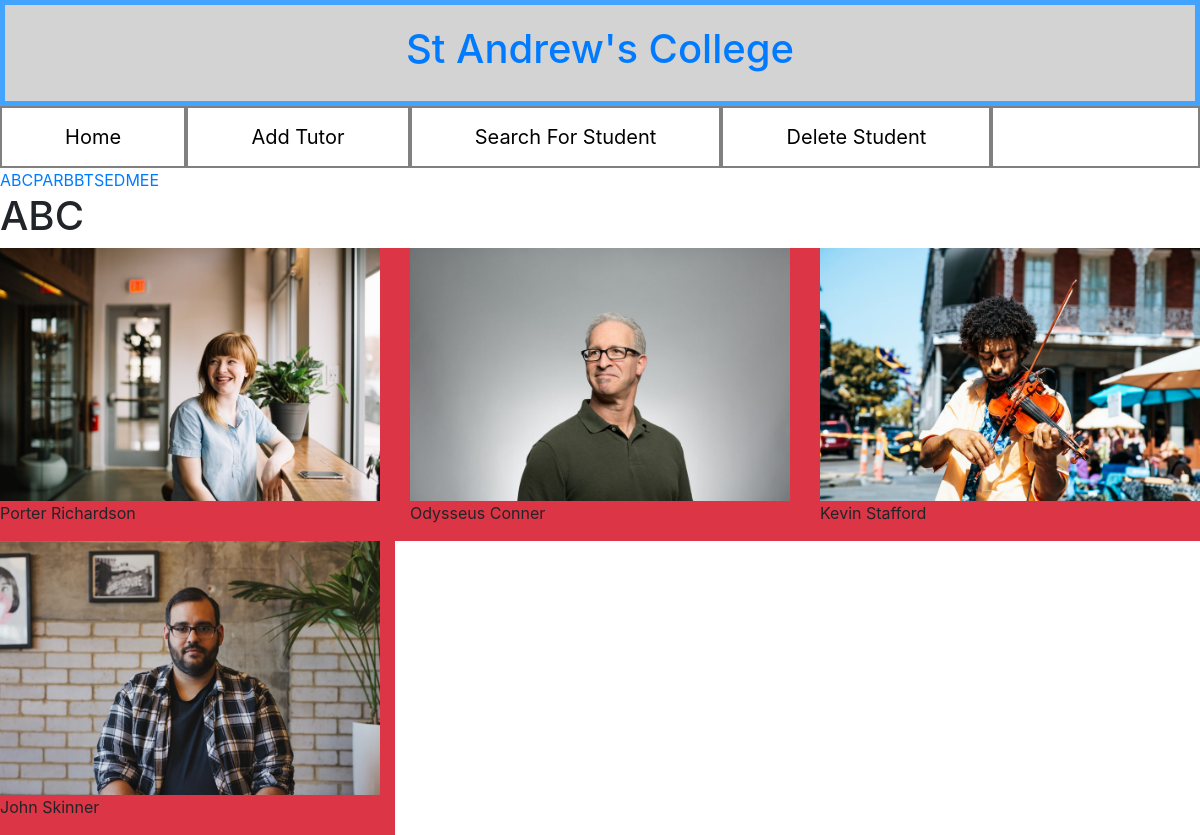
The page /index.php?page=tutorgroup&tutorgroupID=1&tutorcode=ABC on the database its author committed.
### tables this page shows
CREATE TABLE `tutorgroup` (
  `tutorgroupID` int(3) NOT NULL,
  `tutor` varchar(40) NOT NULL,
  `tutorcode` varchar(3) NOT NULL,
  `photo` varchar(30) NOT NULL
);

CREATE TABLE `student` (
  `studentID` int(5) NOT NULL,
  `firstname` varchar(30) NOT NULL,
  `lastname` varchar(30) NOT NULL,
  `tutorgroupID` int(3) NOT NULL,
  `photo` varchar(50) NOT NULL
);

### tutorgroup.php (the view)
<?php
if(!isset($_GET['tutorgroupID'])) {
  header("Location: index.php");
} else {
  $tutorcode = $_GET['tutorcode'];
  $tutorgroupID = $_GET['tutorgroupID'];
  $tutor_sql = "SELECT * FROM student WHERE tutorgroupID=$tutorgroupID";
  $tutor_qry = mysqli_query($dbconnect, $tutor_sql);
  if(mysqli_num_rows($tutor_qry)==0) {
    echo "<p>No students in $tutorcode</p>";
  } else {
    $tutor_aa = mysqli_fetch_assoc($tutor_qry);
    echo "<h1>$tutorcode</h1>";
    ?>
      <div class="container-fliud">
      <div class="row">
    <?php
    do {
      $firstname = $tutor_aa['firstname'];
      $lastname = $tutor_aa['lastname'];
      $photo = $tutor_aa['photo'];
      ?>
          <div class="col-lg-4 col-md-4 bg-danger">
            <img src="images/<?php echo $photo; ?>" class="img-fluid" alt="">
            <p><?php echo "$firstname $lastname"; ?></p>
          </div>
    <?php
    } while ($tutor_aa = mysqli_fetch_assoc($tutor_qry));
  }
}
?>
</div>
</div>

### index.php (shortened to what this page needs)
<!DOCTYPE html>
<html lang="en" dir="ltr">
  <head>
    <link rel="stylesheet" href="https://stackpath.bootstrapcdn.com/bootstrap/4.1.3/css/bootstrap.min.css">
    <link rel="stylesheet" href="styles.css">
  </head>
  <body>
    <?php
      include("dbconnect.php");
      include("navbar.php");
    if (isset($_GET['page'])) {
      $page = $_GET['page'];
      include("$page.php");
    } else {
      include("home.php");
    }
     ?>
  </body>
</html>

### navbar.php (shortened to what this page needs)
<?php
$tutor_sql = "SELECT * FROM tutorgroup";
$tutor_qry = mysqli_query($dbconnect, $tutor_sql);
$tutor_aa = mysqli_fetch_assoc($tutor_qry);
 ?>
 <div class="banner">
   <a href="index.php"><h1>St Andrew's College</h1></a>
 </div>
 <div id="navbar">
   <div class="navbargrid">
     <div class="logo">
       <a href="index.php?page=home">Home</a>
     </div>
     <div class="navbar1">
       <a href="index.php?page=addtutor">Add Tutor</a>
     </div>
     <div class="navbar2">
       <a href="index.php?page=studentsearch">Search For Student</a>
     </div>
     <div class="navbar3">
       <a href="index.php?page=displaydelete">Delete Student</a>
     </div>
     <div class="navbar4">
       <div class="dropdown">
         <button class="dropbtn">Dropdown
         </button>
       </div>
     </div>
   </div>
 </div>
 <?php
   do {
     $tutorgroupID = $tutor_aa['tutorgroupID'];
     $tutorcode = $tutor_aa['tutorcode'];
     echo "<a href='index.php?page=tutorgroup&tutorgroupID=$tutorgroupID&tutorcode=$tutorcode'>$tutorcode</a>";
    } while ($tutor_aa = mysqli_fetch_assoc($tutor_qry))
 ?>

### styles.css (style rules this page uses)
.banner { text-align: center; padding: 20px; background-color: lightgrey; border-style: solid; border-width: 5px; border-color: #42a4ff; }
#navbar { overflow: hidden; background-color: white; }
#navbar a { display: block; color: black; text-align: center; padding: 14px 16px; text-decoration: none; font-size: 20px; }
.navbargrid { display: grid; grid-template-columns: 5; grid-template-rows: 1; }
.navbargrid > div { text-align: center; border: 2px solid grey; }
.logo { grid-row: 1/1; grid-column: 1/1; }
.navbar1 { grid-row: 1/1; grid-column: 2/2; }
.navbar2 { grid-row: 1/1; grid-column: 3/3; }
.navbar3 { grid-row: 1/1; grid-column: 4/4; }
.navbar4 { grid-row: 1/1; grid-column: 5/5; }
.dropdown { float: left; overflow: hidden; }
.dropdown .dropbtn { font-size: 16px; border: none; outline: none; color: white; padding: 14px 16px; background-color: inherit; font-family: inherit; margin: 0; }

### rows shown on the page
tutorgroup: tutorcode "ABC"
tutorgroup: tutorcode "PAR"
tutorgroup: tutorcode "BBT"
tutorgroup: tutorcode "SED"
tutorgroup: tutorcode "MEE"
student: photo (picture), firstname "Porter", lastname "Richardson"
student: photo (picture), firstname "Odysseus", lastname "Conner"
student: photo (picture), firstname "Kevin", lastname "Stafford"
student: photo (picture), firstname "John", lastname "Skinner"

### other values the page prints
$tutorcode "ABC"
